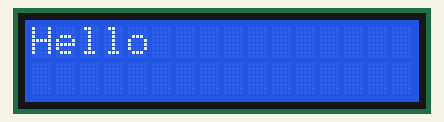
Recording of a sketch running on a simulated Arduino Uno, built with avr-gcc and run on an emulated ATmega328P. Shown: 16×2 character LCD.

Above: at 0.1 s.
At 2.1 s:
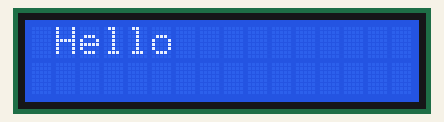
At 12.07 s:
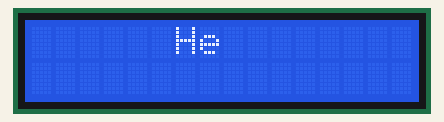
At 19.44 s:
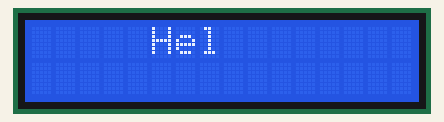
At 24.35 s:
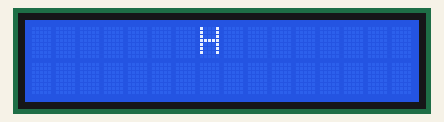
At 38.8 s:
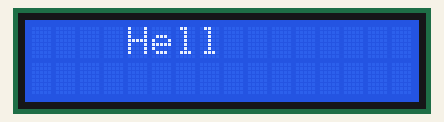

Measured:
- what the display in image 1 shows lasts 0.5 s, from 2.1 s to 2.6 s

The sketch:

LCD_1x16_casa_marcat.ino
```cpp
/*
  LiquidCrystal Library - Hello World

 Demonstrates the use a 16x2 LCD display.  The LiquidCrystal
 library works with all LCD displays that are compatible with the
 Hitachi HD44780 driver. There are many of them out there, and you
 can usually tell them by the 16-pin interface.

 This sketch prints "Hello World!" to the LCD
 and shows the time.

  The circuit:
 * LCD RS pin to digital pin 12
 * LCD Enable pin to digital pin 11
 * LCD D4 pin to digital pin 5
 * LCD D5 pin to digital pin 4
 * LCD D6 pin to digital pin 3
 * LCD D7 pin to digital pin 2
 * LCD R/W pin to ground
 * LCD VSS pin to ground
 * LCD VCC pin to 5V
 * 10K resistor:
 * ends to +5V and ground
 * wiper to LCD VO pin (pin 3)

 Library originally added 18 Apr 2008
 by David A. Mellis
 library modified 5 Jul 2009
 by Limor Fried (http://www.ladyada.net)
 example added 9 Jul 2009
 by Tom Igoe
 modified 22 Nov 2010
 by Tom Igoe
 modified 7 Nov 2016
 by Arturo Guadalupi


*/

// include the library code:
#include <LiquidCrystal.h>


void animation(void);
void reverse_animation(void);

void animation1(void);

// initialize the library by associating any needed LCD interface pin
// with the arduino pin number it is connected to
const int rs = 12, en = 11, d4 = 5, d5 = 4, d6 = 3, d7 = 2;
LiquidCrystal lcd(rs, en, d4, d5, d6, d7);

void setup() {
    lcd.begin(16,2);     // or lcd.begin(8,2);
    lcd.setCursor(0,0); // Works for showing characters on the right half of GDM1601A controlled 16x1 LCD displays.
    lcd.print("Hello   ");
    lcd.setCursor(40,0); // Works for showing characters on the right half of GDM1601A controlled 16x1 LCD displays.
    lcd.print("World   ");
    delay(2000);
    //lcd.clear();
}

void loop()
{
   animation1();
   lcd.clear();
   animation1();
   lcd.clear();

   animation();
   reverse_animation();
   animation();
   reverse_animation();
   animation();
   reverse_animation();

   lcd.clear();


}

void animation(void)
{
      // 1
    lcd.setCursor(0,0);
    lcd.print("Hello   ");
    lcd.setCursor(40,0); //
    lcd.print("   World");
    delay(300);

    // 2
    lcd.setCursor(0,0);
    lcd.print("Hello   ");
    lcd.setCursor(40,0); //
    lcd.print("        ");
    lcd.scrollDisplayRight();
    lcd.setCursor(0,0);
    lcd.print("        ");
    lcd.setCursor(40,0); //
    lcd.print("   World");
    lcd.scrollDisplayLeft();
    lcd.setCursor(0,0);
    //lcd.print(" 1234567");
    lcd.print(" Hello  ");
    lcd.setCursor(40,0); //
    //lcd.print("7654321 ");
    lcd.print("  World ");
    delay(300);

    // 3
    lcd.setCursor(0,0);
    //lcd.print(" 1234567");
    lcd.print(" Hello  ");
    lcd.setCursor(40,0); //
    lcd.print("        ");
    lcd.scrollDisplayRight();
    lcd.setCursor(0,0);
    lcd.print("        ");
    lcd.setCursor(40,0); //
    //lcd.print("7654321 ");
    lcd.print("  World ");
    lcd.scrollDisplayLeft();
    lcd.setCursor(0,0);
    //lcd.print("  123456");
    lcd.print("  Hello ");
    lcd.setCursor(40,0); //
    //lcd.print("654321  ");
    lcd.print(" World  ");
    delay(300);

    // 4
    lcd.setCursor(0,0);
    //lcd.print("  123456");
    lcd.print("  Hello ");
    lcd.setCursor(40,0); //
    lcd.print("        ");
    lcd.scrollDisplayRight();
    lcd.setCursor(0,0);
    lcd.print("        ");
    lcd.setCursor(40,0); //
    //lcd.print("654321  ");
    lcd.print(" World  ");
    lcd.scrollDisplayLeft();
    lcd.setCursor(0,0);
    //lcd.print("   12345");
    lcd.print("   Hello");
    lcd.setCursor(40,0); //
    //lcd.print("54321   ");
    lcd.print("World   ");
    delay(300);

    // 5
    lcd.setCursor(0,0);
    //lcd.print("   12345");
    lcd.print("   Hello");
    lcd.setCursor(40,0); //
    lcd.print("        ");
    lcd.scrollDisplayRight();
    lcd.setCursor(0,0);
    lcd.print("        ");
    lcd.setCursor(40,0); //
    //lcd.print("54321   ");
    lcd.print("World   ");
    lcd.scrollDisplayLeft();
    lcd.setCursor(0,0);
    //lcd.print("    1234");
    lcd.print("    Hell");
    lcd.setCursor(40,0); //
    //lcd.print("4321    ");
    lcd.print("orld    ");
    delay(300);

    // 6
    lcd.setCursor(0,0);
    //lcd.print("    1234");
    lcd.print("    Hell");
    lcd.setCursor(40,0); //
    lcd.print("        ");
    lcd.scrollDisplayRight();
    lcd.setCursor(0,0);
    lcd.print("        ");
    lcd.setCursor(40,0); //
    //lcd.print("4321    ");
    lcd.print("orld    ");
    lcd.scrollDisplayLeft();
    lcd.setCursor(0,0);
    //lcd.print("     123");
    lcd.print("     Hel");
    lcd.setCursor(40,0); //
    //lcd.print("321     ");
    lcd.print("rld     ");
    delay(300);

    // 7
    lcd.setCursor(0,0);
    //lcd.print("     123");
    lcd.print("     Hel");
    lcd.setCursor(40,0); //
    lcd.print("        ");
    lcd.scrollDisplayRight();
    lcd.setCursor(0,0);
    lcd.print("        ");
    lcd.setCursor(40,0); //
    //lcd.print("321     ");
    lcd.print("rld     ");
    lcd.scrollDisplayLeft();
    lcd.setCursor(0,0);
    //lcd.print("      12");
    lcd.print("      He");
    lcd.setCursor(40,0); //
    //lcd.print("21      ");
    lcd.print("ld      ");
    delay(300);

     // 8
    lcd.setCursor(0,0);
    //lcd.print("      12");
    lcd.print("      He");
    lcd.setCursor(40,0); //
    lcd.print("        ");
    lcd.scrollDisplayRight();
    lcd.setCursor(0,0);
    lcd.print("        ");
    lcd.setCursor(40,0); //
    //lcd.print("21      ");
    lcd.print("ld      ");
    lcd.scrollDisplayLeft();
    lcd.setCursor(0,0);
    //lcd.print("       1");
    lcd.print("       H");
    lcd.setCursor(40,0); //
    //lcd.print("1       ");
    lcd.print("d       ");
    delay(300);

     // 9
    lcd.setCursor(0,0);
    //lcd.print("       1");
    lcd.print("       H");
    lcd.setCursor(40,0); //
    lcd.print("        ");
    lcd.scrollDisplayRight();
    lcd.setCursor(0,0);
    lcd.print("        ");
    lcd.setCursor(40,0); //
    //lcd.print("1       ");
    lcd.print("d       ");
    lcd.scrollDisplayLeft();
    lcd.setCursor(0,0);
    lcd.print("        ");
    lcd.setCursor(40,0); //
    lcd.print("        ");
    delay(300);
}

void reverse_animation(void)
{

  // reverse

     // 9
    lcd.setCursor(0,0);
    //lcd.print("       1");
    lcd.print("       H");
    lcd.setCursor(40,0); //
    lcd.print("        ");
    lcd.scrollDisplayRight();
    lcd.setCursor(0,0);
    lcd.print("        ");
    lcd.setCursor(40,0); //
    //lcd.print("1       ");
    lcd.print("d       ");
    lcd.scrollDisplayLeft();
    lcd.setCursor(0,0);
    lcd.print("        ");
    lcd.setCursor(40,0); //
    lcd.print("        ");
    delay(300);

     // 8
    lcd.setCursor(0,0);
    //lcd.print("      12");
    lcd.print("      He");
    lcd.setCursor(40,0); //
    lcd.print("        ");
    lcd.scrollDisplayRight();
    lcd.setCursor(0,0);
    lcd.print("        ");
    lcd.setCursor(40,0); //
    //lcd.print("21      ");
    lcd.print("ld      ");
    lcd.scrollDisplayLeft();
    lcd.setCursor(0,0);
    //lcd.print("       1");
    lcd.print("       H");
    lcd.setCursor(40,0); //
    //lcd.print("1       ");
    lcd.print("d       ");
    delay(300);

    // 7
    lcd.setCursor(0,0);
    //lcd.print("     123");
    lcd.print("     Hel");
    lcd.setCursor(40,0); //
    lcd.print("        ");
    lcd.scrollDisplayRight();
    lcd.setCursor(0,0);
    lcd.print("        ");
    lcd.setCursor(40,0); //
    //lcd.print("321     ");
    lcd.print("rld     ");
    lcd.scrollDisplayLeft();
    lcd.setCursor(0,0);
    //lcd.print("      12");
    lcd.print("      He");
    lcd.setCursor(40,0); //
    //lcd.print("21      ");
    lcd.print("ld      ");
    delay(300);

    // 6
    lcd.setCursor(0,0);
    //lcd.print("    1234");
    lcd.print("    Hell");
    lcd.setCursor(40,0); //
    lcd.print("        ");
    lcd.scrollDisplayRight();
    lcd.setCursor(0,0);
    lcd.print("        ");
    lcd.setCursor(40,0); //
    //lcd.print("4321    ");
    lcd.print("orld    ");
    lcd.scrollDisplayLeft();
    lcd.setCursor(0,0);
    //lcd.print("     123");
    lcd.print("     Hel");
    lcd.setCursor(40,0); //
    //lcd.print("321     ");
    lcd.print("rld     ");
    delay(300);

     // 5
    lcd.setCursor(0,0);
    //lcd.print("   12345");
    lcd.print("   Hello");
    lcd.setCursor(40,0); //
    lcd.print("        ");
    lcd.scrollDisplayRight();
    lcd.setCursor(0,0);
    lcd.print("        ");
    lcd.setCursor(40,0); //
    //lcd.print("54321   ");
    lcd.print("World   ");
    lcd.scrollDisplayLeft();
    lcd.setCursor(0,0);
    //lcd.print("    1234");
    lcd.print("    Hell");
    lcd.setCursor(40,0); //
    //lcd.print("4321    ");
    lcd.print("orld    ");
    delay(300);

    // 4
    lcd.setCursor(0,0);
    //lcd.print("  123456");
    lcd.print("  Hello ");
    lcd.setCursor(40,0); //
    lcd.print("        ");
    lcd.scrollDisplayRight();
    lcd.setCursor(0,0);
    lcd.print("        ");
    lcd.setCursor(40,0); //
    //lcd.print("654321  ");
    lcd.print(" World  ");
    lcd.scrollDisplayLeft();
    lcd.setCursor(0,0);
    //lcd.print("   12345");
    lcd.print("   Hello");
    lcd.setCursor(40,0); //
    //lcd.print("54321   ");
    lcd.print("World   ");
    delay(300);

    // 3
    lcd.setCursor(0,0);
    //lcd.print(" 1234567");
    lcd.print(" Hello  ");
    lcd.setCursor(40,0); //
    lcd.print("        ");
    lcd.scrollDisplayRight();
    lcd.setCursor(0,0);
    lcd.print("        ");
    lcd.setCursor(40,0); //
    //lcd.print("7654321 ");
    lcd.print("  World ");
    lcd.scrollDisplayLeft();
    lcd.setCursor(0,0);
    //lcd.print("  123456");
    lcd.print("  Hello ");
    lcd.setCursor(40,0); //
    //lcd.print("654321  ");
    lcd.print(" World  ");
    delay(300);

    // 2
    lcd.setCursor(0,0);
    lcd.print("Hello   ");
    lcd.setCursor(40,0); //
    lcd.print("        ");
    lcd.scrollDisplayRight();
    lcd.setCursor(0,0);
    lcd.print("        ");
    lcd.setCursor(40,0); //
    lcd.print("   World");
    lcd.scrollDisplayLeft();
    lcd.setCursor(0,0);
    //lcd.print(" 1234567");
    lcd.print(" Hello  ");
    lcd.setCursor(40,0); //
    //lcd.print("7654321 ");
    lcd.print("  World ");
    delay(300);
     // 1
    lcd.setCursor(0,0);
    lcd.print("Hello   ");
    lcd.setCursor(40,0); //
    lcd.print("   World");
    delay(300);

}

void animation1(void)
{
    lcd.setCursor(0,0); //
    lcd.print("Hello   ");
    lcd.setCursor(40,0); //
    lcd.print("World   ");
    for (int positionCounter = 0; positionCounter < 8; positionCounter++)
    {
      // scroll one position right:
      lcd.scrollDisplayRight();
      // wait a bit:
      delay(500);
    }

}
```
